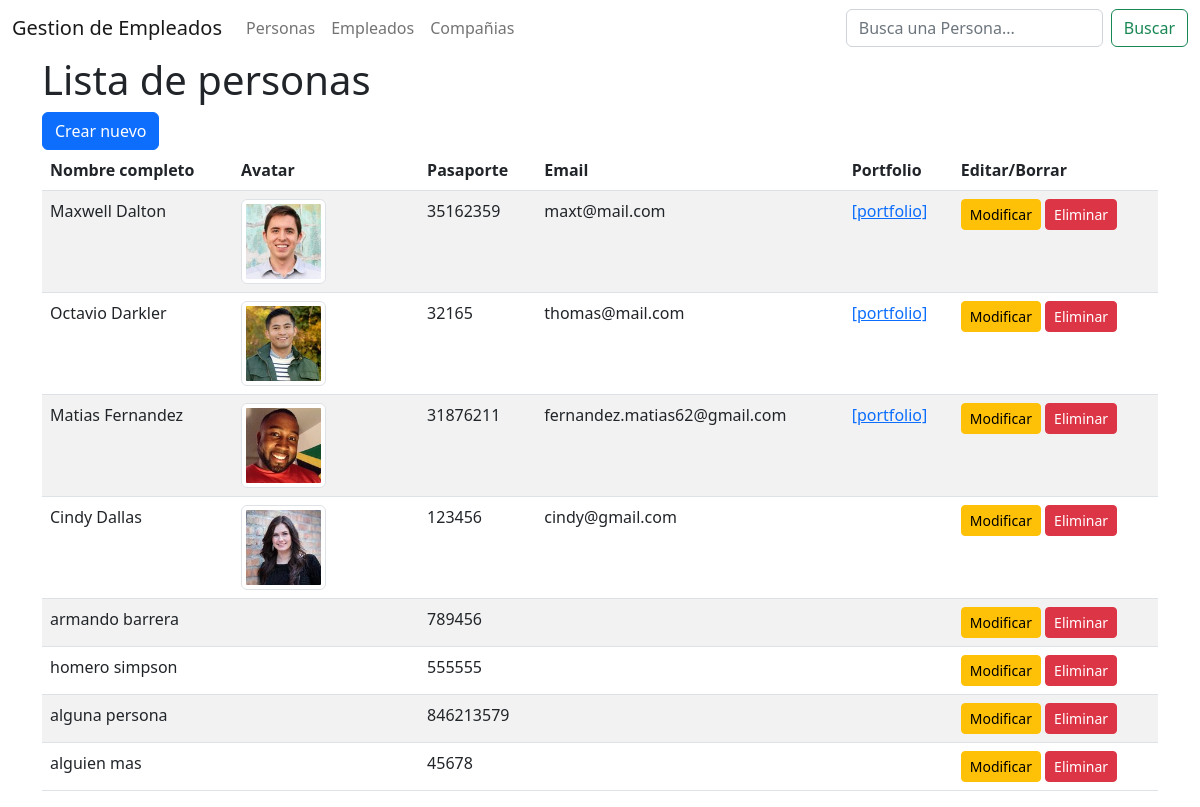
The app's page /persons/ with its own data.
### myapp/models.py (models this page shows)
class Person(models.Model):
    firstname = models.CharField(max_length=50)
    lastname = models.CharField(max_length=50)
    passport = models.IntegerField(unique=True)
    email = models.EmailField(null=True, blank=True)
    height = models.DecimalField(max_digits=3, decimal_places=2, null=True, blank=True)
    portfolio = models.URLField(null=True, blank=True)
    profile_image = models.ImageField(null=True, blank=True)
    address = models.CharField(max_length=50, null=True, blank=True)
    def __str__(self):
        return f"{self.firstname} {self.lastname}"

### myapp/custom_views/views_person.py (the view)
# urls.py: path('persons/', views_person.read, name='persons_view'),
def read(request):
    term = request.GET.get('term') if request.GET.get('term') is not None else ''
    person_list = Person.objects.filter(Q(firstname__icontains=term) | Q(lastname__icontains=term))
    return render(request, 'persons.html', {
        'title': 'Lista de personas',
        'person_list': person_list,
        'search_title': 'Busca una Persona...'
    })

### myapp/templates/persons.html (shortened to what this page needs)
{% extends "base.html" %}
{% load static %}
{% block content %}
<div class="row">
    <div class="col">
        <a href="{% url 'person_create' %}" class="btn btn-primary">Crear nuevo</a>
    </div>
</div>
<div class="row">
    <div class="col">
        <table class="table table-striped">
            <thead>
                <tr>
                    <th class="col2">Nombre completo</th>
                    <th class="col-2">Avatar</th>
                    <th>Pasaporte</th>
                    <th>Email</th>
                    <th>Portfolio</th>
                    <th>Editar/Borrar</th>
                </tr>
            </thead>
            <tbody>
                {% for person in person_list%}
                    <tr>
                        <td>{{ person }}</td>
                        <td>
                            {% if person.profile_image %}
                            <img class="img-thumbnail" width="50%" src="{{person.profile_image.url}}" alt="{{person}}"/>
                            {% endif %}
                        </td>
                        <td>{{ person.passport }}</td>
                        <td>
                            {% if person.email %}
                            {{ person.email }}
                            {% endif %}
                        </td>
                        <td>
                            {% if person.portfolio %}
                            <a href="{{ person.portfoliio}}">[portfolio]</a>
                            {% endif %}
                        </td>
                        <td>
                            <a href="{% url 'person_update' person.id %}" class="btn btn-warning btn-sm">Modificar</a>
                            <a href="{% url 'person_delete' person.id %}" class="btn btn-danger btn-sm">Eliminar</a>
                        </td>
                    </tr>
                {% endfor %}
            </tbody>
        </table>
    </div>
</div>
{% endblock %}

### records on screen
Person: firstname+lastname "Maxwell Dalton", profile_image (picture), passport "35162359", email "maxt@mail.com"
Person: firstname+lastname "Octavio Darkler", profile_image (picture), passport "32165", email "thomas@mail.com"
Person: firstname+lastname "Matias Fernandez", profile_image (picture), passport "31876211", email "fernandez.matias62@gmail.com"
Person: firstname+lastname "Cindy Dallas", profile_image (picture), passport "123456", email "cindy@gmail.com"
Person: firstname+lastname "armando barrera", passport "789456"
Person: firstname+lastname "homero simpson", passport "555555"
Person: firstname+lastname "alguna persona", passport "846213579"
Person: firstname+lastname "alguien mas", passport "45678"

### other values on screen
{{ title }} "Lista de personas"
